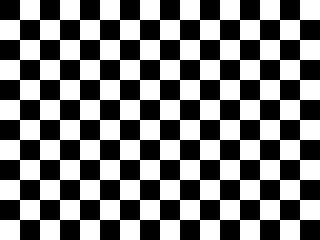
#> input picture lessons/python/素材/批处理/synth_grid.png, 320 x 240 px; its folder holds 2 pictures in this run
$ python 9.1-report.py
#> lines starting #> are read from the running program, lines starting #| are printed output that depends on the picture; after the words box and inside, x2 and y2 are one past the last pixel; in counts of white or black regions, pixels touching at a corner belong together
#> in scan, image is the input picture: shape (240, 320, 3); values 45 (black) and 210 (white), 50% white; 1 white region, box (x1, y1, x2, y2) and area: (0, 0, 320, 240) 38400
#> in scan, `mean = image.mean(axis=(0, 1))`: mean = [127.5, 127.5, 127.5]
# 批量图片统计：遍历目录，跳过坏图，写 CSV、JSON 与目标数量柱状图。
# 目标按饱和度与亮度筛出彩色区域，再按连通域面积计数。
import argparse
import csv
import json
import sys
from pathlib import Path

import cv2
import matplotlib
matplotlib.use("Agg")
import matplotlib.pyplot as plt
import numpy as np

SUFFIXES = {".png", ".jpg", ".jpeg", ".bmp"}


def build_parser():
    parser = argparse.ArgumentParser(description="统计目录中图片的尺寸与目标数量。")
    parser.add_argument("--input-dir", type=Path, default=Path("素材/批处理"),
                        help="图片目录")
    parser.add_argument("--output-dir", type=Path, default=Path("out_batch"),
                        help="输出目录")
    parser.add_argument("--min-area", type=float, default=200.0,
                        help="目标连通域的最小面积")
    return parser


def count_targets(image, min_area):
    hsv = cv2.cvtColor(image, cv2.COLOR_BGR2HSV)
    mask = ((hsv[:, :, 1] >= 60) & (hsv[:, :, 2] >= 60)).astype(np.uint8) * 255
    contours, _ = cv2.findContours(mask, cv2.RETR_EXTERNAL,
                                   cv2.CHAIN_APPROX_SIMPLE)
    return sum(1 for contour in contours
               if cv2.contourArea(contour) >= min_area)


def scan(input_dir, min_area):
    rows = []
    skipped = []
    for path in sorted(input_dir.iterdir()):
        if not path.is_file() or path.suffix.lower() not in SUFFIXES:
            continue
        image = cv2.imread(str(path))
        if image is None:
            skipped.append({"file": path.name, "reason": "cannot read image"})
            continue
        mean = image.mean(axis=(0, 1))
        rows.append({
            "file": path.name,
            "width": image.shape[1],
            "height": image.shape[0],
            "channels": image.shape[2],
            "mean_b": round(float(mean[0]), 2),
            "mean_g": round(float(mean[1]), 2),
            "mean_r": round(float(mean[2]), 2),
            "targets": count_targets(image, min_area),
        })
#> in count_targets, `hsv = cv2.cvtColor(image, cv2.COLOR_BGR2HSV)`: hsv: shape (240, 320, 3); mean H, S, V 0, 0, 127.5
#> in count_targets, `mask = ((hsv[:, :, 1] >= 60) & (hsv[:, :, 2] >= 60)).astype(np.uint8) ..`: mask: shape (240, 320); every value is 0
#> in count_targets, `contours, _ = cv2.findContours(mask, cv2.RETR_EXTERNAL, cv2.CHAIN_APPR..`: contours = []
#> pass 2 of the loop in scan, `for path in sorted(input_dir.iterdir()):`:
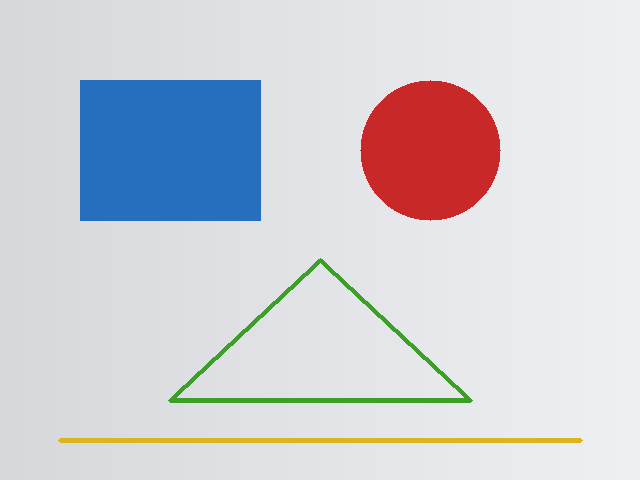
#> input picture lessons/python/素材/批处理/synth_shapes.png, 640 x 480 px
#> in scan, image is the input picture: shape (480, 640, 3); mean B, G, R 215, 207.5, 207.3
#> mean = [215, 207.5, 207.3]
#> hsv: shape (480, 640, 3); mean H, S, V 102.9, 36.4, 225.9
#> in count_targets (call 2), `mask = ((hsv[:, :, 1] >= 60) & (hsv[:, :, 2] >= 60)).astype(np.uint8) ..`:
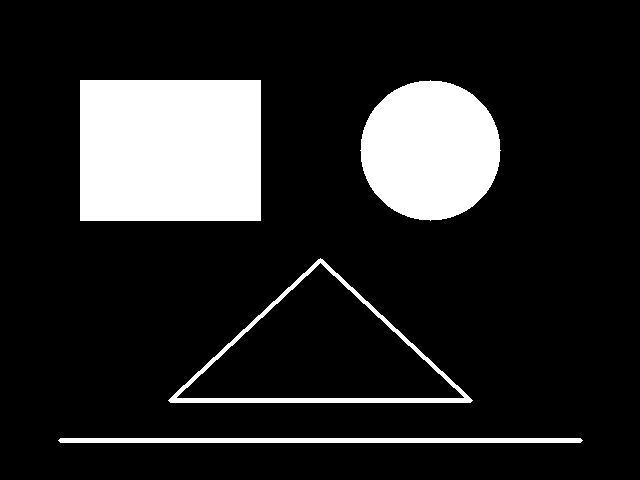
#> mask: shape (480, 640); 15.2% white; 4 white regions
#> contours = 4 contours; box (x1, y1, x2, y2) and area: (80, 80, 261, 221) 25200, (168, 258, 473, 403) 22328, (360, 80, 501, 221) 15176, (58, 438, 583, 443) 2088
    return rows, skipped


def write_chart(path, rows):
    fig, ax = plt.subplots(figsize=(6, 3), dpi=100)
    names = [row["file"] for row in rows]
    counts = [row["targets"] for row in rows]
    if names:
        bars = ax.bar(names, counts, color="#4c78a8", width=0.55)
        for bar, count in zip(bars, counts):
            ax.text(bar.get_x() + bar.get_width() / 2, count + 0.2, str(count),
                    ha="center", va="bottom", fontsize=9)
        ax.set_ylim(0, max(counts) + 2)
    else:
        ax.text(0.5, 0.5, "no readable images", ha="center", va="center")
        ax.set_xticks([])
    ax.set_ylabel("targets")
    ax.set_title("Targets per image")
    ax.tick_params(axis="x", labelsize=8)
    ax.grid(True, axis="y", linewidth=0.4, alpha=0.5)
    fig.tight_layout()
    fig.savefig(path)
    plt.close(fig)


def main(argv=None):
    args = build_parser().parse_args(argv)
    if not args.input_dir.is_dir():
        print("error: not a directory: %s" % args.input_dir, file=sys.stderr)
        return 2
    try:
        args.output_dir.mkdir(parents=True, exist_ok=True)
    except OSError as error:
        print("error:", error, file=sys.stderr)
        return 2
    rows, skipped = scan(args.input_dir, args.min_area)
#> rows = 2 items; skipped = []
    csv_path = args.output_dir / "out_images.csv"
    json_path = args.output_dir / "out_report.json"
    plot_path = args.output_dir / "out_report.png"

    with csv_path.open("w", encoding="utf-8", newline="") as handle:
        writer = csv.writer(handle)
        writer.writerow(["file", "width", "height", "channels",
                         "mean_b", "mean_g", "mean_r", "targets"])
        for row in rows:
            writer.writerow([row["file"], row["width"], row["height"],
                             row["channels"], "%.2f" % row["mean_b"],
                             "%.2f" % row["mean_g"], "%.2f" % row["mean_r"],
                             row["targets"]])
#> this loop made 2 passes

    report = {
        "images": len(rows),
        "input_dir": args.input_dir.as_posix(),
        "min_area": args.min_area,
        "skipped": skipped,
        "targets": sum(row["targets"] for row in rows),
    }
#> report = {'images': 2, 'input_dir': '素材/批处理', 'min_area': 200, 'skipped': [], 'targets': 4}
    json_path.write_text(
        json.dumps(report, ensure_ascii=False, indent=2,
                   sort_keys=True) + "\n",
        encoding="utf-8")
    write_chart(plot_path, rows)
#> in write_chart, `names = [row["file"] for row in rows]`: names = ['synth_grid.png', 'synth_shapes.png']
#> in write_chart, `counts = [row["targets"] for row in rows]`: counts = [0, 4]
#> the loop in write_chart, `for bar, count in zip(bars, counts):` made 2 passes
#> count on passes 1 to 2: 0, 4
#> in write_chart, `fig.savefig(path)`:
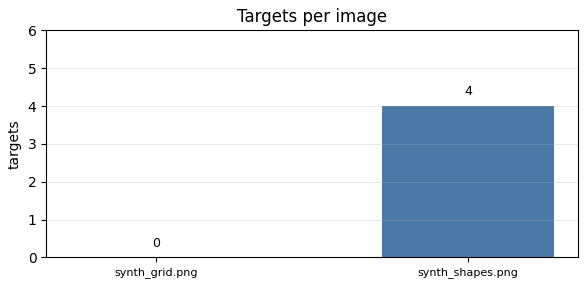
#> figure drawn by matplotlib, 1 panel

    print("images:", len(rows))
#| images: 2
    print("skipped:", len(skipped), end="")
#| skipped: 0
    if skipped:
        print(" (%s)" % ", ".join(item["file"] for item in skipped))
    else:
        print()
    print("targets:", report["targets"])
#| targets: 4
    print("csv:", csv_path.as_posix())
    print("json:", json_path.as_posix())
    print("plot:", plot_path.as_posix())
    return 0


if __name__ == "__main__":
    sys.exit(main())
#> (the program exits here)
